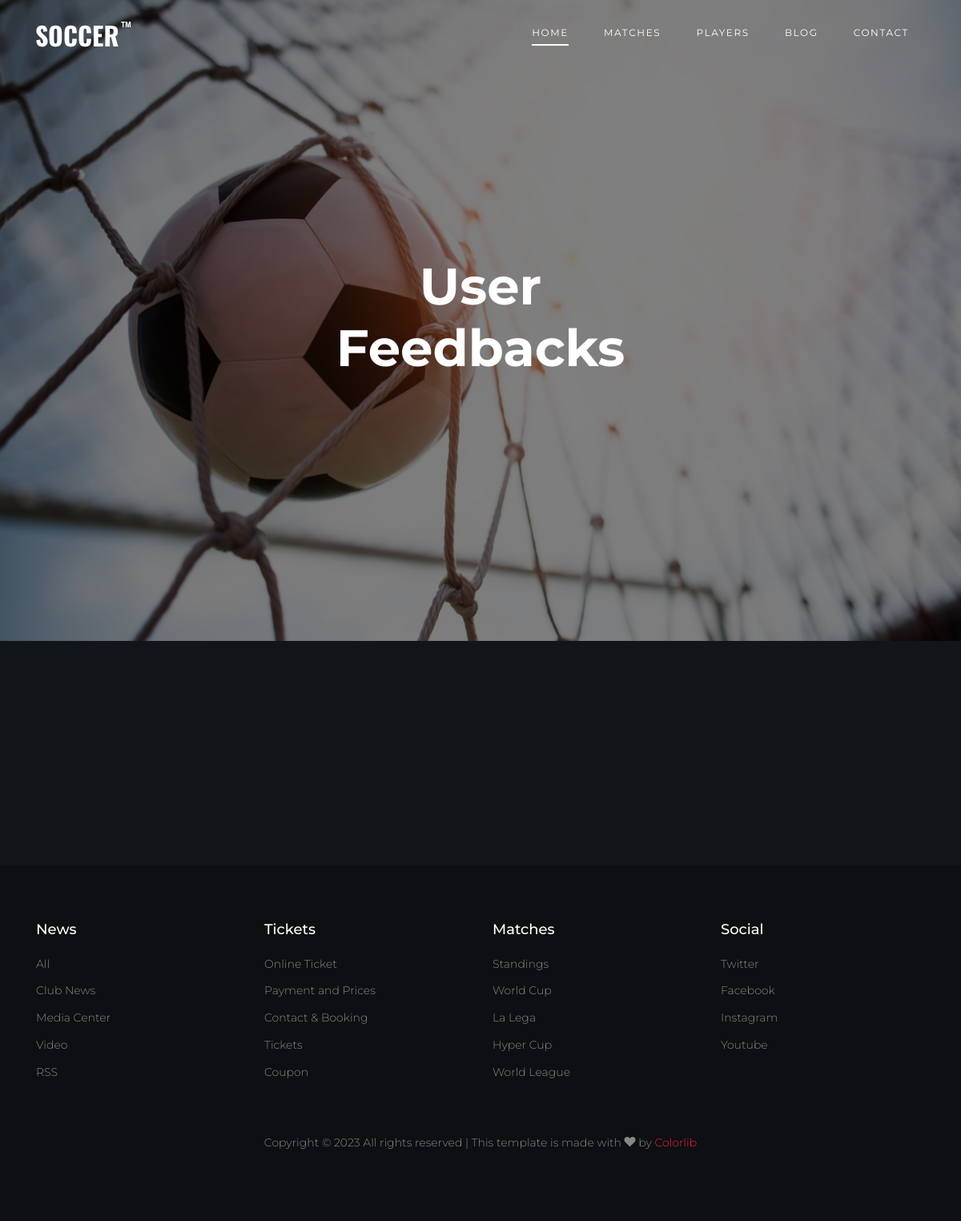
Page /feedback (signed in) on the earlier database version.
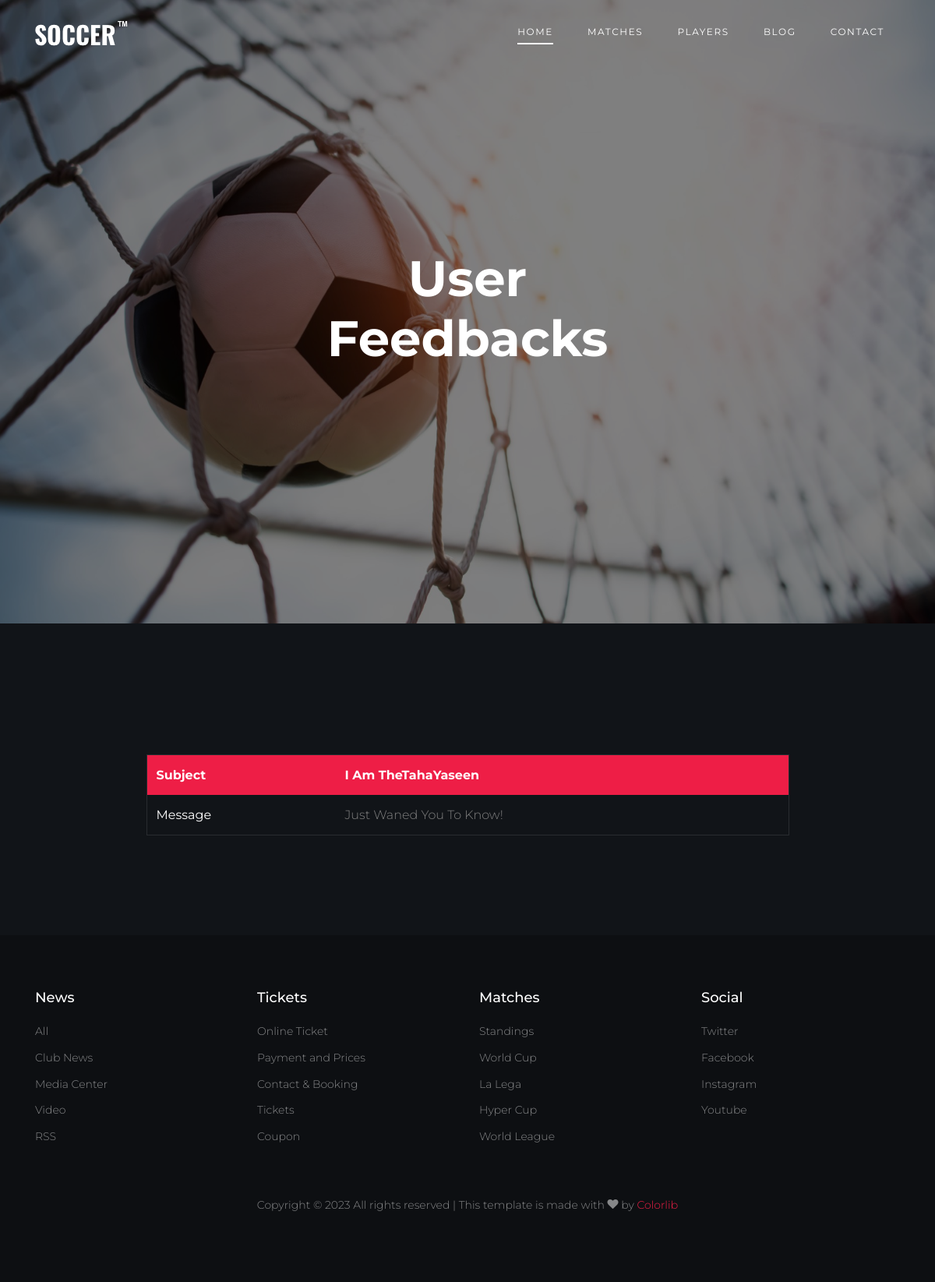
Same page on the later database version.
### club/models.py (models this page shows)
class Feedback(models.Model):
    given_by = models.ForeignKey(User, on_delete=models.CASCADE)
    subject = models.CharField(max_length=255)
    message = models.TextField()
    created = models.DateTimeField(auto_now_add=True)
    updated = models.DateTimeField(auto_now=True)

### club/views.py (the view)
# urls.py: path("feedback", views.feedback_view, name="feedback"),
@login_required(login_url="login")
def feedback_view(request):
    if not request.user.is_superuser:
        previous_page = request.META.get('HTTP_REFERER', '/')
        return redirect(previous_page)
    page_header = "User Feedbacks"
    error = ""
    feedbacks = Feedback.objects.all().order_by('-created')
    context = {"page_header": page_header, "error": error, "feedbacks": feedbacks}
    return render(request, "admin_interface/feedback.html", context)

### club/templates/admin_interface/feedback.html (shortened to what this page needs)
{% extends "layout.html" %}
{% block content %}
<div class="site-section">
    <div class="container mb-5">
      <div class="row mt-4">
            {% for feedback in feedbacks %}
            <div class="col-lg-9 mx-auto">
              <div class="widget-next-match mt-3">
                <table class="table custom-table">
                  <thead>
                    <tr>
                      <th>Subject</th>
                      <th>{{feedback.subject}}</th>
                    </tr>
                  </thead>
                  <tbody>
                    <tr>
                      <td><strong class="text-white">Message</strong></td>
                      <td>{{feedback.message}}</td>
                    </tr>
                  </tbody>
                </table>
              </div>
            </div>
            {% endfor %}
    </div>
    </div>
</div>
{% endblock content %}

### templates/layout.html (shortened to what this page needs)
<!DOCTYPE html>
{% load static %}
<html lang="en">
<head>
  <link rel="stylesheet" href="{% static 'fonts/icomoon/style.css' %}">
  <link rel="stylesheet" href="{% static 'css/bootstrap/bootstrap.css' %}">
  <link rel="stylesheet" href="{% static 'css/jquery-ui.css' %}">
  <link rel="stylesheet" href="{% static 'css/owl.carousel.min.css' %}">
  <link rel="stylesheet" href="{% static 'css/owl.theme.default.min.css' %}">
  <link rel="stylesheet" href="{% static 'css/owl.theme.default.min.css' %}">
  <link rel="stylesheet" href="{% static 'css/jquery.fancybox.min.css' %}">
  <link rel="stylesheet" href="{% static 'css/bootstrap-datepicker.css' %}">
  <link rel="stylesheet" href="{% static 'fonts/flaticon/font/flaticon.css' %}">
  <link rel="stylesheet" href="{% static 'css/aos.css' %}">
  <link rel="stylesheet" href="{% static 'css/style.css' %}">
</head>
<body>
  <div class="site-wrap">
    {% include "navigation.html" %}
    {% include "overlay_hero.html" %}
    {% block content %}
    {% endblock content %}
    {% include "footer.html" %}
  </div>
</body>
</html>

### templates/navigation.html (shortened to what this page needs)
{% load static %}
  <header class="site-navbar py-4" role="banner">
    <div class="container">
      <div class="d-flex align-items-center">
        <div class="site-logo">
          <a href="">
            <img src="{% static 'images/logo.png' %}" alt="Logo">
          </a>
        </div>
        <div class="ml-auto">
          <nav class="site-navigation position-relative text-right" role="navigation">
            <ul class="site-menu main-menu js-clone-nav mr-auto d-none d-lg-block">
              <li class="active"><a href="" class="nav-link">Home</a></li>
              <li><a href="" class="nav-link">Matches</a></li>
              <li><a href="" class="nav-link">Players</a></li>
              <li><a href="" class="nav-link">Blog</a></li>
              <li><a href="" class="nav-link">Contact</a></li>
            </ul>
          </nav>
        </div>
      </div>
    </div>
  </header>

### templates/overlay_hero.html
{% load static %}
<div class="hero overlay" style="background-image: url('{% static 'images/bg_3.jpg' %}');">
    <div class="container">
      <div class="row align-items-center">
        <div class="col-lg-5 mx-auto text-center">
            <h1 class="text-white">{{page_header}}</h1>
        </div>
      </div>
    </div>
  </div>

### templates/footer.html (shortened to what this page needs)
<footer class="footer-section">
    <div class="container">
      <div class="row">
        <div class="col-lg-3">
          <div class="widget mb-3">
            <h3>News</h3>
            <ul class="list-unstyled links">
              <li><a href="">All</a></li>
              <li><a href="">Club News</a></li>
              <li><a href="">Media Center</a></li>
              <li><a href="">Video</a></li>
              <li><a href="">RSS</a></li>
            </ul>
          </div>
        </div>
        <div class="col-lg-3">
          <div class="widget mb-3">
            <h3>Tickets</h3>
            <ul class="list-unstyled links">
              <li><a href="">Online Ticket</a></li>
              <li><a href="">Payment and Prices</a></li>
              <li><a href="">Contact &amp; Booking</a></li>
              <li><a href="">Tickets</a></li>
              <li><a href="">Coupon</a></li>
            </ul>
          </div>
        </div>
        <div class="col-lg-3">
          <div class="widget mb-3">
            <h3>Matches</h3>
            <ul class="list-unstyled links">
              <li><a href="">Standings</a></li>
              <li><a href="">World Cup</a></li>
              <li><a href="">La Lega</a></li>
              <li><a href="">Hyper Cup</a></li>
              <li><a href="">World League</a></li>
            </ul>
          </div>
        </div>
        <div class="col-lg-3">
          <div class="widget mb-3">
            <h3>Social</h3>
            <ul class="list-unstyled links">
              <li><a href="">Twitter</a></li>
              <li><a href="">Facebook</a></li>
              <li><a href="">Instagram</a></li>
              <li><a href="">Youtube</a></li>
            </ul>
          </div>
        </div>
      </div>
      <div class="row text-center">
        <div class="col-md-12">
          <div class=" pt-5">
            <p>
              Copyright &copy;
               All rights reserved | This template is made with <i class="icon-heart"
                aria-hidden="true"></i> by <a href="https://colorlib.com" target="_blank">Colorlib</a>
            </p>
          </div>
        </div>
      </div>
    </div>
  </footer>

### theme/css/style.css (style rules this page uses)
body { line-height: 1.7; color: gray; font-weight: 300; background-color: #222831; font-size: 16px; }
a { -webkit-transition: .3s all ease; -o-transition: .3s all ease; transition: .3s all ease; }
h1, h2, h3, h4, h5, .h1, .h2, .h3, .h4, .h5 { font-family: "Montserrat", -apple-system, BlinkMacSystemFont, "Segoe UI", Roboto, "Helvetica Neue", Arial, sans-serif, "Apple Color Emoji", "Segoe UI Emoji", "Segoe UI Symbol", "Noto Color Emoji"; color: #fff; }
.site-wrap:before { display: none; -webkit-transition: .3s all ease-in-out; -o-transition: .3s all ease-in-out; transition: .3s all ease-in-out; background: rgba(0, 0, 0, 0.6); content: ""; position: absolute; z-index: 2000; top: 0; left: 0; right: 0; bottom: 0; opacity: 0; visibility: hidden; }
.site-section { padding: 2.5em 0; }
@media (min-width: 768px) { .site-section { padding: 5em 0; } }
.site-logo { position: relative; font-weight: 900; font-size: 1.3rem; }
.site-logo a { color: #fff; }
.site-navbar { margin-bottom: 0px; z-index: 1999; position: absolute; width: 100%; }
.site-navbar .site-navigation .site-menu { margin-bottom: 0; }
.site-navbar .site-navigation .site-menu .active > a { display: inline-block; position: relative; }
.site-navbar .site-navigation .site-menu .active > a:before { content: ""; position: absolute; bottom: 0; left: 20px; right: 20px; height: 2px; background: #fff; }
.site-navbar .site-navigation .site-menu a { text-decoration: none !important; display: inline-block; }
.site-navbar .site-navigation .site-menu > li { display: inline-block; }
.site-navbar .site-navigation .site-menu > li > a { padding: 5px 20px; color: #fff; font-size: 12px; letter-spacing: .1rem; text-transform: uppercase; font-weight: 400; display: inline-block; text-decoration: none !important; }
.site-mobile-menu .site-nav-wrap { padding: 0; margin: 0; list-style: none; position: relative; }
.site-mobile-menu .site-nav-wrap a { padding: 10px 20px; display: block; position: relative; color: #212529; }
.site-mobile-menu .site-nav-wrap li { position: relative; display: block; }
.site-mobile-menu .site-nav-wrap li.active > a { color: #ee1e46; }
.site-mobile-menu .site-nav-wrap > li { display: block; position: relative; float: left; width: 100%; }
.site-mobile-menu .site-nav-wrap > li > a { padding-left: 20px; font-size: 20px; }
.hero { background-size: cover; background-position: center center; }
.hero, .hero > .container > .row { height: 100vh; min-height: 500px; }
.hero.overlay:before { content: ""; position: absolute; background: rgba(0, 0, 0, 0.5); top: 0; left: 0; right: 0; bottom: 0; }
.hero h1 { font-weight: 700; font-size: 4rem; }
.widget-next-match { border: 1px solid rgba(255, 255, 255, 0.1); }
.custom-table { margin-bottom: 0; }
.custom-table thead tr th { background: #ee1e46; color: #fff; border: none; }
.custom-table tbody tr td { border: none; border-bottom: 1px solid rgba(255, 255, 255, 0.1); }
.custom-table tbody tr td strong { font-weight: 400; }
.custom-table tbody tr:last-child td { border: none; }
.footer-section { padding: 70px 0; font-size: 14px; color: rgba(255, 255, 255, 0.5); background: #1a1e25; }
.footer-section .widget h3 { color: #fff; font-size: 18px; margin-bottom: 20px; }
.footer-section .widget .links li { margin-bottom: 10px; }
.footer-section .widget .links li a { color: rgba(255, 255, 255, 0.5); }

Differences in the rows shown:
added Feedback: subject "I Am TheTahaYaseen", message "Just Waned You To Know!"
